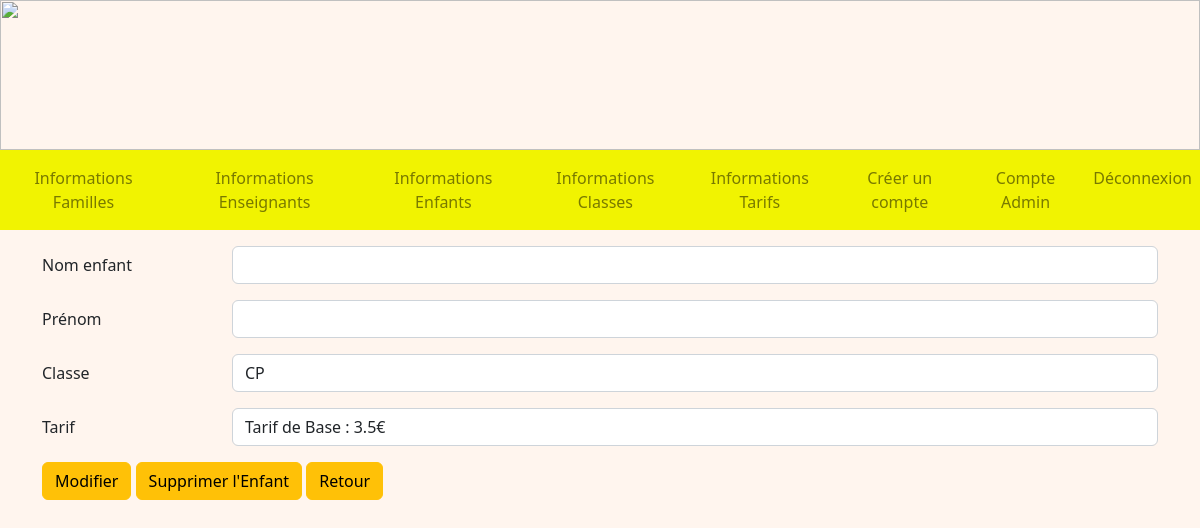
/detailsEnfant/4 (signed in), run on an earlier commit of the app's database.
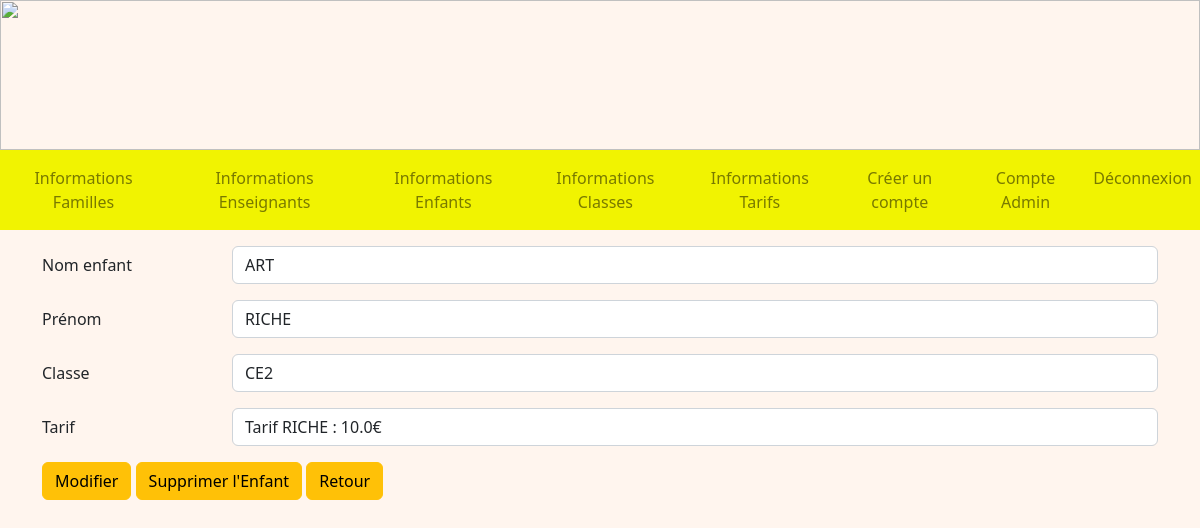
And on a later commit of the database.
### tables this page shows
CREATE TABLE Enfant (
  code_enfant integer primary key autoincrement,
  nom_enfant TEXT NOT NULL,
  prenom_enfant TEXT NOT NULL,
  code_tarif integer NOT NULL,
  code_classe integer NOT NULL,
  code_representant integer NOT NULL,
  code_formule integer NOT NULL,
  FOREIGN KEY (code_tarif) REFERENCES Tarif(code_tarif),
  FOREIGN KEY (code_classe) REFERENCES Classe(code_classe),
  FOREIGN KEY (code_representant) REFERENCES Representant(code_representant)
  FOREIGN KEY (code_formule) REFERENCES Formule(code_formule)
);

### admin.py (the view, shortened to what this page needs)
@app.route('/detailsEnfant/<int:code_enf>', methods = ["POST", "GET"])
@login_required
def detailsEnfant(code_enf):
    db = get_db()
    cur = db.cursor()
    user = cur.execute("SELECT type_compte FROM Compte WHERE identifiant = ?", (flask_login.current_user.name, )).fetchone()
    if user[0] == 'Admin':
        tarifs = cur.execute("SELECT * FROM Tarif").fetchall()
        classes = cur.execute("SELECT * FROM Classe").fetchall()
        formules = cur.execute("SELECT * FROM Formule").fetchall()
        enfant = cur.execute("SELECT code_enfant, nom_enfant, prenom_enfant, code_tarif, code_classe, code_representant FROM Enfant WHERE code_enfant = ?", (code_enf,)).fetchone()
        return render_template('A_detailsEnfant.html', enfant = enfant, tarifs = tarifs, formules = formules, classes = classes)
    return redirect(url_for('acceuil'))

### main.py (called while the page is built)
@login_manager.user_loader
def load_user(user_id):
    db = get_db()
    cur = db.cursor()
    user = cur.execute('SELECT identifiant, mot_de_passe FROM Compte WHERE identifiant=?', (user_id, )).fetchone()
    return User(user[0], user[1])

def get_db():
    if 'db' not in g:
        g.db = sqlite3.connect(DATABASE)
    return g.db

@app.teardown_appcontext
def close_connection(exception):
    db = g.pop('db', None)
    if db is not None:
        db.close()

### templates/A_detailsEnfant.html (shortened to what this page needs)
<!DOCTYPE html>
<html>
<head>
    <link rel="stylesheet" href="https://cdn.jsdelivr.net/npm/bootstrap@4.3.1/dist/css/bootstrap.min.css"
>
    <link rel="stylesheet" href="/static/css/main.css">
</head>
<body>
    {% extends "A_layout.html" %}
    {% block content %}
    <div class="container mt-3">
        <form method="POST">
            <div class="row mb-3">
                <label for="surname" class="col-sm-2 col-form-label">Nom enfant</label>
                <div class="col-sm-10">
                    <input name="surname" type="name" class="form-control" id="surname" value="{{enfant[1]}}" required>
                </div>
            </div>
            <div class="row mb-3">
                <label for="name" class="col-sm-2 col-form-label">Prénom</label>
                <div class="col-sm-10">
                    <input name="name" type="name" class="form-control" id="name" value="{{enfant[2]}}" required>
                </div>
            </div>
            <div class="row mb-3">
                <label for="classe" class="col-sm-2  col-form-label">Classe</label>
                <div class="col-sm-10">
                    <select name="classe" class="form-control" id="classe">
                        {% for classe in classes %}
                        {% if enfant[4] == classe[0] %}
                        <option value="{{ classe[0] }}" selected>{{ classe[1] }}</option>
                        {% else %}
                        <option value="{{ classe[0] }}">{{ classe[1] }}</option>
                        {% endif %}
                        {% endfor %}
                    </select>
                </div>
            </div>
            <div class="row mb-3">
                <label for="tarif" class="col-sm-2  col-form-label">Tarif</label>
                <div class="col-sm-10">
                    <select name="tarif" class="form-control" id="tarif">
                        {% for tarif in tarifs %}
                        {% if enfant[3] == tarif[0] %}
                        <option value="{{ tarif[0] }}" selected>{{ tarif[1] }} : {{ tarif[2] }}€</option>
                        {% else %}
                        <option value="{{ tarif[0] }}">{{ tarif[1] }} : {{ tarif[2] }}€</option>
                        {% endif %}
                        {% endfor %}
                    </select>
                </div>
            </div>
            <button type="submit" class="btn btn-warning">Modifier</button>
            <a href="/suppressionE/{{ enfant[0] }}" class="btn btn-warning"
                onclick="if (confirm('Voulez-vous vraiment supprimer cet enfant ?')) commentDelete(1); return false">Supprimer l'Enfant</a>
            <a href="/detailsFamille/{{ enfant[5] }}" class="btn btn-warning">Retour</a>
        </form>
    </div>
    {% endblock %}

What changed in the data, as far as the page shows it:
added Enfant: surname "ART", name "RICHE"
Also different on the page:
form field classe: "CP" → "CE2"
form field tarif: "Tarif de Base : 3.5€" → "Tarif RICHE : 10.0€"
